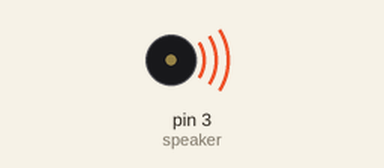
This sketch was run on a simulated Arduino Uno, built with avr-gcc and run on an emulated ATmega328P. Parts: buzzer (waves = sounding).

Above: at 0.24 s.
At 17.3 s:
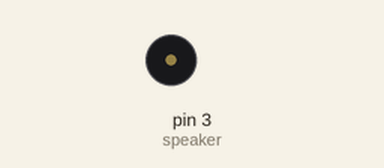
Timing chart, 0 to 19.7 s (numbered marks = the images above):
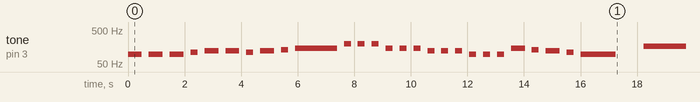

Measured:
- by itself, tone on pin 3 (speaker): plays 98 Hz for 0.49 s, 98 Hz for 0.49 s, 98 Hz for 0.49 s, 110 Hz for 0.25 s, 123 Hz for 0.49 s, 123 Hz for 0.49 s … (28 notes in this stretch)

The sketch:

Row_Row_Row.ino
```cpp
int led=12;
int speaker=3;
int durations[]={2,1,2,1,2,1,1,1,2,1,2,1,1,1,2,1,1,1,6,1,1,1,1,1,1,1,1,1,1,1,1,1,1,1,1,1,1,1,1,1,1,1,1,1,2,1,1,1,2,1,1,1,5,1};
int octive=4;
int C=16.3516*(2^octive);
int D=18.35405*(2^octive);
int E=20.60172*(2^octive);
int F=21.82676*(2^octive);
int G=24.49971*(2^octive);
int A=27.5*(2^octive);
int B=30.86771*(2^octive);
int high_C=32.70320*(2^octive);
int rest=0;
int notes[]={C,rest,C,rest,C,rest,D,rest,E,rest,E,rest,D,rest,E,rest,F,rest,G,rest,high_C,rest,high_C,rest,high_C,rest,G,rest,G,rest,G,rest,E,rest,E,rest,E,rest,C,rest,C,rest,C,rest,G,rest,F,rest,E,rest,D,rest,C,rest};
int s=1000;
int tempo=488;

void setup() {
  pinMode(speaker,OUTPUT);
  for (int i=0; notes[i]!=-1;i++){
    int duration=s*durations[i];
    tone(speaker,notes[i],duration*0.26);
    delay(duration*0.95*0.26);
  }
}

void loop() {
  // put your main code here, to run repeatedly:

}
```
